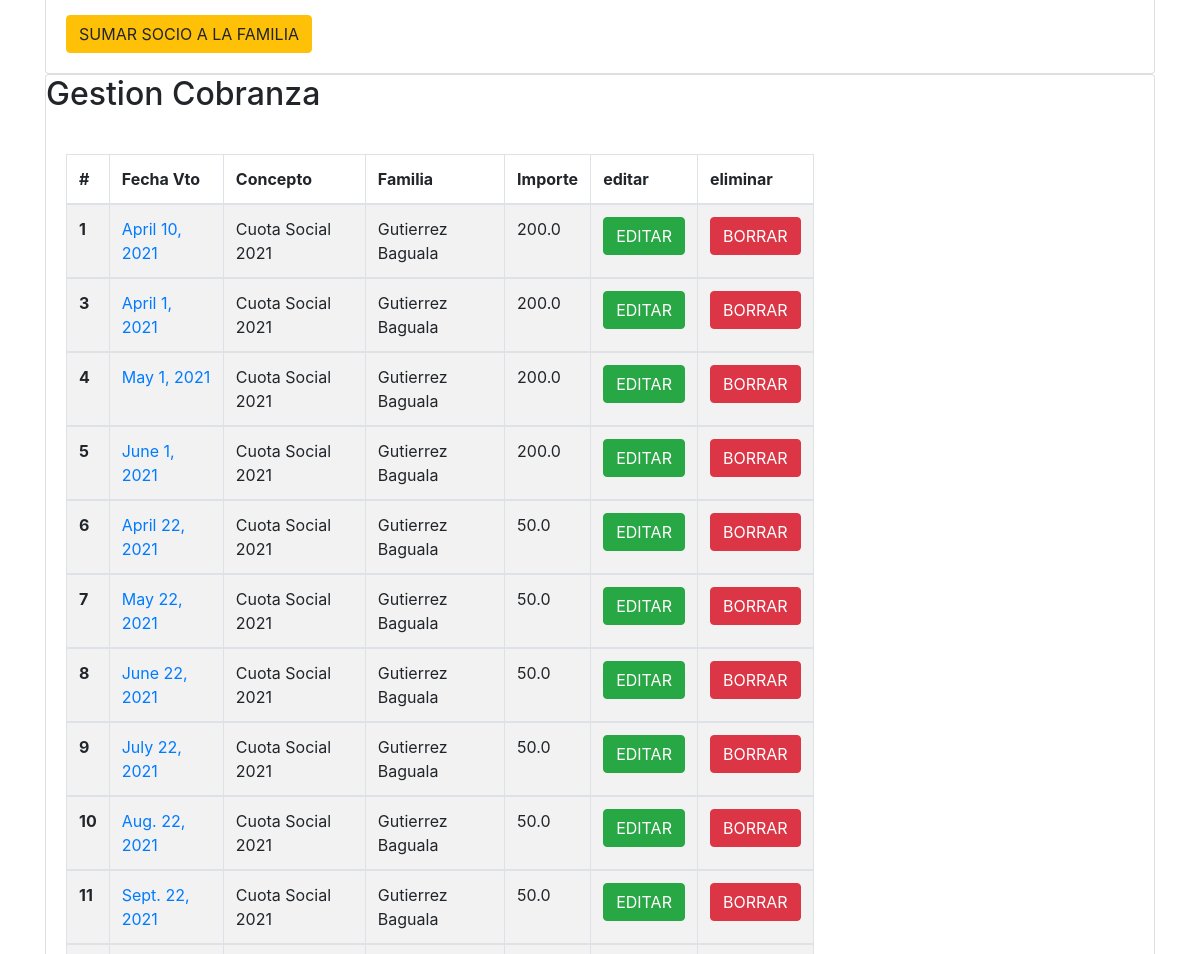
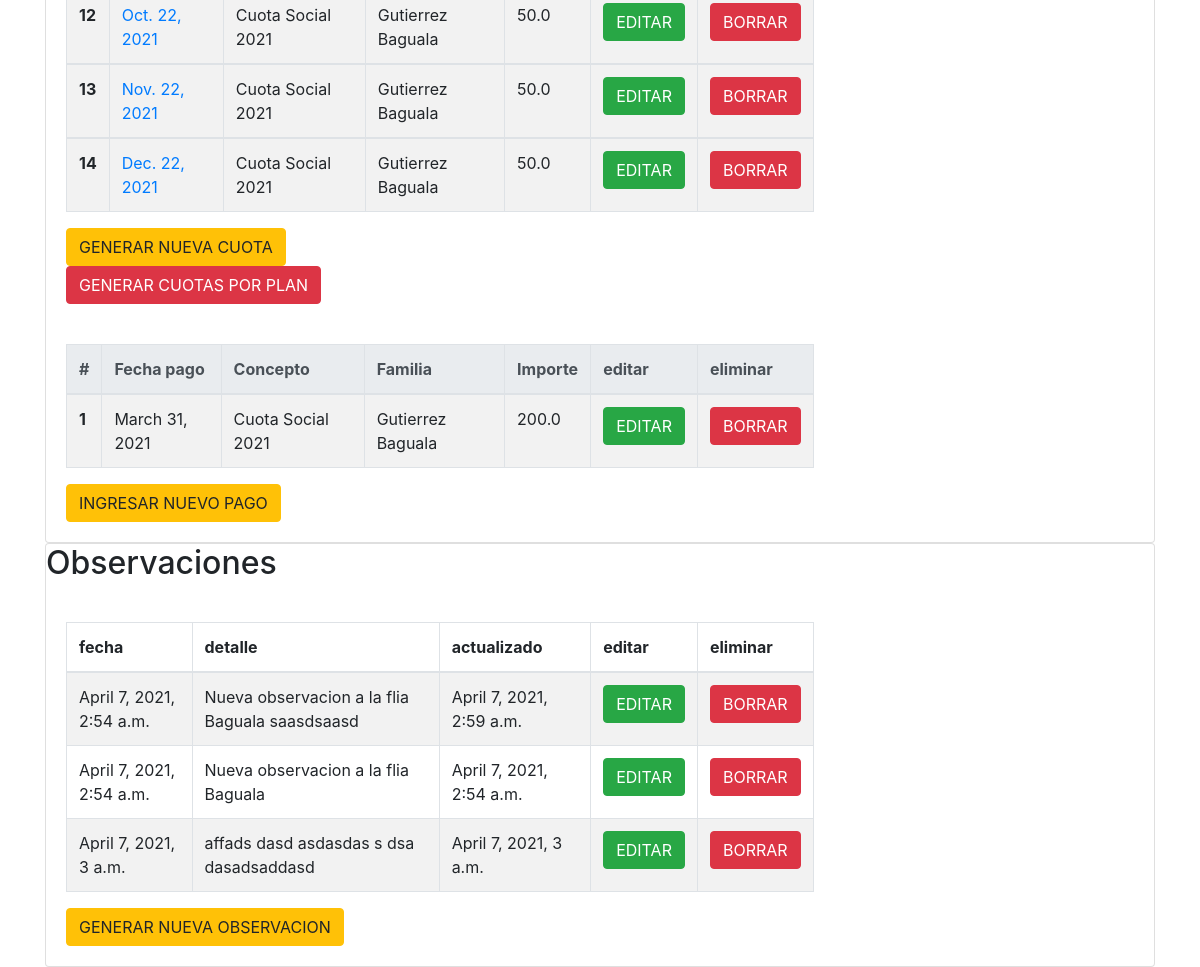
Before: /socios/familia/1 (lower part) with the older database file (2 pictures, top to bottom).
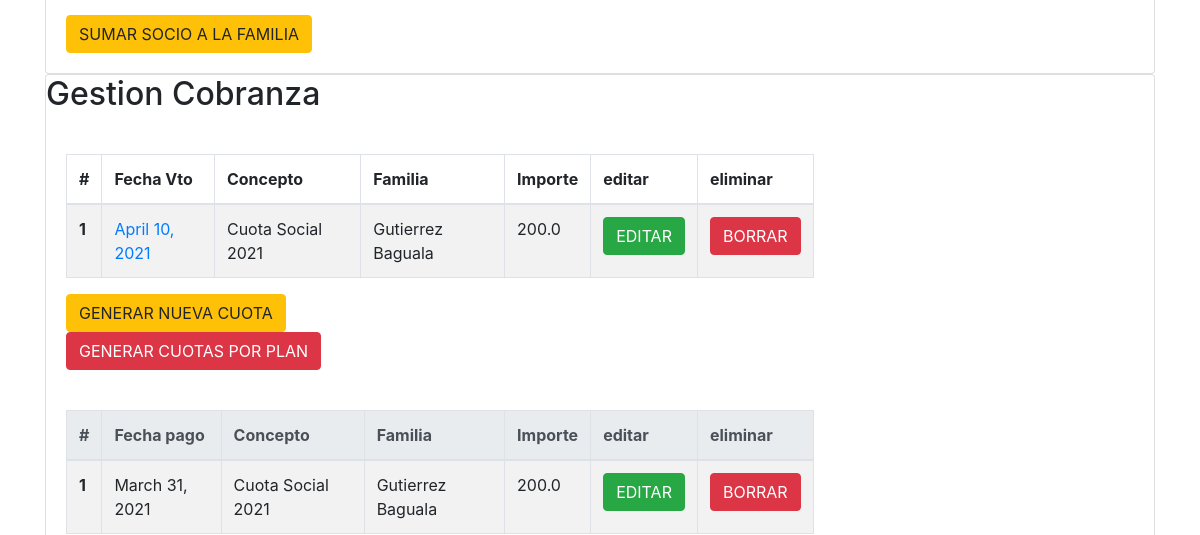
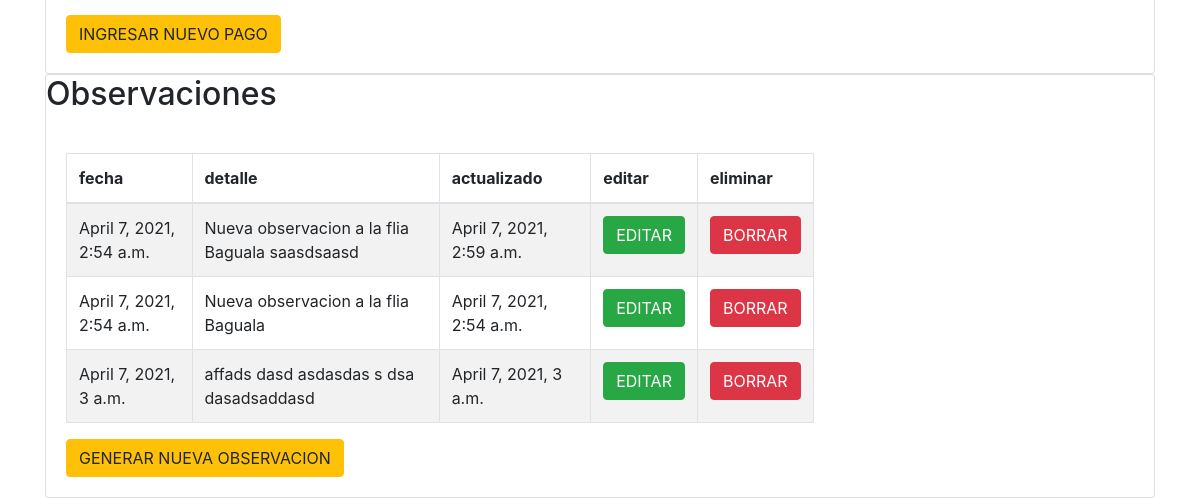
After: the same page with the newer database file (2 pictures, top to bottom).
### cuotas/models.py (models this page shows, shortened)
class CuotaSocialFamilia(models.Model):
    vencimiento = models.DateField('vencimiento')
    importe_cuota = models.FloatField()
    creado = models.DateTimeField('creado',auto_now_add=True)
    actualizado = models.DateTimeField('actualizado',auto_now=True)
    plan_de_pago = models.ForeignKey(PlanDePago, on_delete=models.CASCADE)
    familia = models.ForeignKey(Familia, on_delete=models.CASCADE)

class PlanDePago(models.Model):
    crm_id = models.CharField(max_length=30)
    nombre = models.CharField(max_length=50)
    descripcion = models.CharField(max_length=300)
    creado = models.DateTimeField('creado',auto_now_add=True)
    actualizado = models.DateTimeField('actualizado',auto_now=True)
    cantidad_cuotas = models.IntegerField('cantidad_cuotas')
    vto_primera_cuota = models.DateField('vto_primera_cuota')
    importe_cuota = models.FloatField()
    eliminado = models.BooleanField(default=False)
    class Meta:
        permissions = (
                       ( "planpago_crear","Agregar nuevo plan de pago"),
                       ( "planpago_editar","Editar plan de pago"),
                       ( "planpagos_borrar","Eliminar un plan de pago"),
                       ( "planpago_ver","Ver detalle de plan de pago" ),
                      )
    def __str__(self):
        return  "{}".format(self.nombre)

class CuotaPago(models.Model):
    importe = models.FloatField('cobrado',default=0.0)
    creado = models.DateTimeField('creado',auto_now_add=True)
    actualizado = models.DateTimeField('actualizado',auto_now=True)
    fecha_cobro = models.DateField('fecha_cobro',default=date.today)
    aplica_pago_plan = models.ForeignKey(PlanDePago, on_delete=models.CASCADE)
    familia = models.ForeignKey(Familia, on_delete=models.CASCADE)
    class Meta:
        permissions = (
                       ( "plan_cuota_crear","Agregar nuevas cuotas de un plan a familia"),
                       ( "plan_cuota_editar","Editar cuotas de un plan a familia"),
                       ( "plan_cuota_borrar","Eliminar cuotas de un plan a familia"),
                       ( "plan_cuota_ver","Ver detalle de cuotas del plan a familia" ),
                      )

### socios/models.py (models this page shows, shortened)
class Familia(models.Model):
    familia_crm_id = models.CharField(max_length=50)
    crm_id = models.IntegerField(unique=True) # unique=True
    direccion_calle = models.CharField(max_length=50,blank=True)
    direccion_numero = models.CharField(max_length=50,blank=True)
    direccion_depto = models.CharField(max_length=50,blank=True)
    direccion_localidad = models.CharField(max_length=50,blank=True)
    direccion_provincia = models.CharField(max_length=50,blank=True)
    contacto = models.CharField(max_length=200,blank=True)
    eliminado = models.BooleanField(default=False)
    creado = models.DateTimeField('creado',auto_now_add=True)
    actualizado = models.DateTimeField('actualizado',auto_now=True)
    class Meta:
        permissions = (
                       ( "familia_crear","Agregar nueva familia"),
                       ( "familia_editar","Editar familia"),
                       ( "familia_borrar","Eliminar familia"),
                       ( "familia_ver","Ver informacion de familia" ),
                      )
    def __str__(self):
        return  self.familia_crm_id

class Observaciones(models.Model):
    detalle = models.CharField(max_length=400)
    familia = models.ForeignKey(Familia, on_delete=models.CASCADE,blank=True, null=True)
    creado = models.DateTimeField('creado',auto_now_add=True)
    actualizado = models.DateTimeField('actualizado',auto_now=True)
    class Meta:
        permissions = (
                       ( "familia_obs_crear","Agregar nueva observacion a una familia"),
                       ( "familia_obs_editar","Editar una observacion"),
                       ( "familia_obs_borrar","Eliminar una observacion"),
                       ( "familia_obs_ver","Ver una observacion" ),
                      )

### socios/views.py (the view)
# urls.py: path('familia/<int:familia_id>', views.familia_detalle, name='familia_detalle'),
def familia_detalle(request, familia_id, error_message=''):
    func = inspect.currentframe().f_back.f_code
    logger.debug(" %s: %s in %s:%i" % (
        'init ',
        func.co_name,
        func.co_filename,
        func.co_firstlineno
    ))
    try:
        familia_socios = Familia.objects.get(pk=familia_id)
        socios = Socio.objects.filter(familia_id=familia_socios.id)
        logger.debug(socios)
        plan_de_pago = CuotaSocialFamilia.objects.filter(familia_id=familia_socios.id)
        logger.debug(plan_de_pago)
        logger.debug("-------------")
        pagos = CuotaPago.objects.filter(familia_id=familia_socios.id)
        logger.debug(pagos)
        logger.debug("-------------")
        observaciones = Observaciones.objects.filter(familia_id=familia_socios.id)
        logger.debug(pagos)
        logger.debug("-------------")
    except Exception as err:
        raise Http404("Unexpected error: {0}".format(err))
    return render(request, 'socios/familia_detalle.html', {'familia': familia_socios,'socios':socios,'cuotas':plan_de_pago,'pagos':pagos, 'observaciones':observaciones, 'error_message': error_message })

### socios/templates/socios/familia_detalle.html (shortened to what this page needs)
{% extends "base_site.html" %}
{% block content %}
<div class="card">
    <div class="card-body">
        {% include "socios/familia_miembros.html" %}
    </div>
</div>
<div class="card">
    <div class="card-title">
        <h2>Gestion Cobranza</h2>
    </div>
    <div class="card-body">
        {% include "cuotas/cuotas_lista.html" %}
    </div>
    <div class="card-body">
        {% include "cuotas/pagos_lista.html" %}
    </div>
</div>
<div class="card">
    <div class="card-title">
        <h2>Observaciones</h2>
    </div>
    <div class="card-body">
        {% include "socios/observaciones.html" %}
    </div>
</div>
{% endblock content %}

### cuotas/templates/cuotas/cuotas_lista.html
{% block cuotas_lista %}
{% if cuotas %}
<table id="example" class="table table-striped table-bordered table-hover table-responsive-xl" style="width:70%">
  <thead>
    <tr>
      <th scope="col">#</th>
      <th scope="col">Fecha Vto</th>
      <th scope="col">Concepto</th>
      <th scope="col">Familia</th>
      <th scope="col">Importe</th>
      <th scope="col">editar</th>
      <th scope="col">eliminar</th>
    </tr>
  </thead>
  {% for cuota in cuotas %}
  <tbody>
    <tr>
      <th scope="row">{{ cuota.id }}</th>
      <td><a href="/cuotas/cuotasocialfamilia/{{ cuota.id }}">{{ cuota.vencimiento }}</a></td>
      <td>{{ cuota.plan_de_pago }}</td>
      <td>{{ cuota.familia }}</td>
      <td>{{ cuota.importe_cuota }}</td>
      <td><a class="btn btn-success" href={% url 'cuotas:editar_cuota' cuota_id=cuota.pk %}>EDITAR</a></td>
      <td><a class="btn btn-danger" href={% url 'cuotas:borrar_cuota' cuota_id=cuota.pk %}>BORRAR</a></td>
    </tr>
  </tbody>
    {% endfor %}
  </table>
{% else %}
    <p>No cuotas are available.</p>
{% endif %}
<div>
  <a class="btn btn-warning" href="{% url 'cuotas:nueva_cuota' familia_id=familia.pk %}" >GENERAR NUEVA CUOTA </a>
</div>
<div>
  <a class="btn btn-danger" href="{% url 'cuotas:nuevo_cuotas_plan_seleccion' familia_id=familia.pk %}" >GENERAR CUOTAS POR PLAN </a>
</div>
{% endblock cuotas_lista %}

### cuotas/templates/cuotas/pagos_lista.html
{% block pagos_lista %}
{% if pagos %}
<table id="example" class="table table-striped table-bordered table-hover table-responsive-xl" style="width:70%">
  <thead class="thead-light">
    <tr>
      <th scope="col">#</th>
      <th scope="col">Fecha pago</th>
      <th scope="col">Concepto</th>
      <th scope="col">Familia</th>
      <th scope="col">Importe</th>
      <th scope="col">editar</th>
      <th scope="col">eliminar</th>
    </tr>
  </thead>
  <tbody>
  {% for pago in pagos %}
    <tr>
      <th scope="row">{{ pago.id }}</th>
      <td>{{pago.fecha_cobro}}</td>
      <td>{{ pago.aplica_pago_plan }}</td>
      <td>{{ pago.familia }}</td>
      <td>{{ pago.importe }}</td>
      <td><a class="btn btn-success" href={% url 'cuotas:nuevo_pago' familia_id=familia.pk pago_id=pago.pk %}>EDITAR</a></td>
      <td><a class="btn btn-danger" href={% url 'cuotas:borrar_pago' pago_id=pago.pk %}>BORRAR</a></td>
    </tr>
    {% endfor %}
  </tbody>
  </table>
{% else %}
    <p>No cuotas are available.</p>
{% endif %}
<div>
  <a class="btn btn-warning" href="{% url 'cuotas:nuevo_pago' familia_id=familia.pk pago_id=0 %}" >INGRESAR NUEVO PAGO </a>
</div>
{% endblock pagos_lista %}

### socios/templates/socios/observaciones.html
{% block observaciones %}
{% if observaciones %}
<table id="example" class="table table-striped table-bordered table-hover table-responsive-xl" style="width:70%">
    <thead>
        <tr>
            <th scope="col">fecha</th>
            <th scope="col">detalle</th>
            <th scope="col">actualizado</th>
            <th scope="col">editar</th>
            <th scope="col">eliminar</th>
        </tr>
    </thead>
    <tbody>
    {% for observacion in observaciones %}
        <tr>
            <td>{{ observacion.creado}}</td>
            <td>{{ observacion.detalle}}</td>
            <td>{{ observacion.actualizado }}</td>
            <td><a class="btn btn-success" href={% url 'socios:observacion_nuevo' familia_id=familia.pk observacion_id=observacion.pk %}>EDITAR</a></td>
            <td><a class="btn btn-danger" href={% url 'socios:observacion_borrar' observacion_id=observacion.pk %}>BORRAR</a></td>
        </tr>
    {% endfor %}
    </tbody>
</table>
{% else %}
<p>No observaciones are available.</p>
{% endif %}
<a class="btn btn-warning" href="{% url 'socios:observacion_nuevo' familia_id=familia.pk observacion_id=0 %}" >GENERAR NUEVA OBSERVACION </a>
{% endblock observaciones %}

Changed rows visible on the page:
removed CuotaSocialFamilia: id "3", vencimiento "April 1, 2021", plan_de_pago "Cuota Social 2021", familia "Gutierrez Baguala", importe_cuota "200.0"
removed CuotaSocialFamilia: id "4", vencimiento "May 1, 2021", plan_de_pago "Cuota Social 2021", familia "Gutierrez Baguala", importe_cuota "200.0"
removed CuotaSocialFamilia: id "5", vencimiento "June 1, 2021", plan_de_pago "Cuota Social 2021", familia "Gutierrez Baguala", importe_cuota "200.0"
removed CuotaSocialFamilia: id "6", vencimiento "April 22, 2021", plan_de_pago "Cuota Social 2021", familia "Gutierrez Baguala", importe_cuota "50.0"
removed CuotaSocialFamilia: id "7", vencimiento "May 22, 2021", plan_de_pago "Cuota Social 2021", familia "Gutierrez Baguala", importe_cuota "50.0"
removed CuotaSocialFamilia: id "8", vencimiento "June 22, 2021", plan_de_pago "Cuota Social 2021", familia "Gutierrez Baguala", importe_cuota "50.0"
removed CuotaSocialFamilia: id "9", vencimiento "July 22, 2021", plan_de_pago "Cuota Social 2021", familia "Gutierrez Baguala", importe_cuota "50.0"
removed CuotaSocialFamilia: id "10", vencimiento "Aug. 22, 2021", plan_de_pago "Cuota Social 2021", familia "Gutierrez Baguala", importe_cuota "50.0"
removed CuotaSocialFamilia: id "11", vencimiento "Sept. 22, 2021", plan_de_pago "Cuota Social 2021", familia "Gutierrez Baguala", importe_cuota "50.0"
removed CuotaSocialFamilia: id "12", vencimiento "Oct. 22, 2021", plan_de_pago "Cuota Social 2021", familia "Gutierrez Baguala", importe_cuota "50.0"
removed CuotaSocialFamilia: id "13", vencimiento "Nov. 22, 2021", plan_de_pago "Cuota Social 2021", familia "Gutierrez Baguala", importe_cuota "50.0"
removed CuotaSocialFamilia: id "14", vencimiento "Dec. 22, 2021", plan_de_pago "Cuota Social 2021", familia "Gutierrez Baguala", importe_cuota "50.0"
